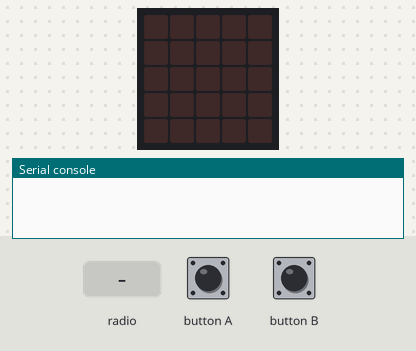
Recording of a program running on a simulated BBC micro:bit (MakeCode). Shown: the board's 5×5 LED display, the last lines printed to the serial console. The test bench sets the inputs (shaded band). No radio messages arrive unless stated (any console line starting 'radio sent:' is added by the test bench).

Above: at 1.2 s.
1.3 s: button A pressed for 0.15 s
At 1.7 s:
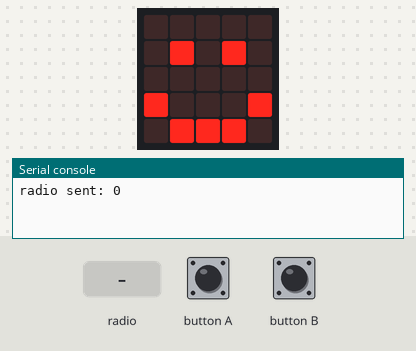
4.0 s: button B pressed for 0.15 s
At 5.0 s:
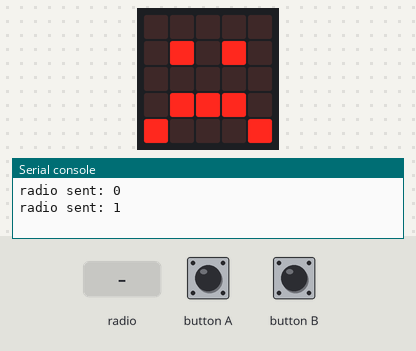
6.7 s: radio message "0" arrives
At 7.5 s:
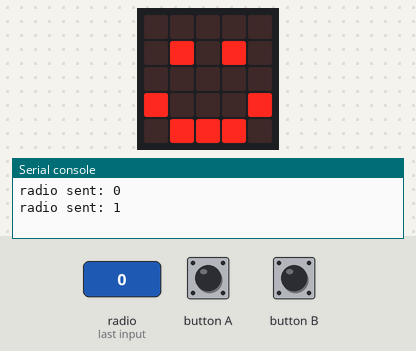
9.7 s: radio message "1" arrives
At 11.0 s:
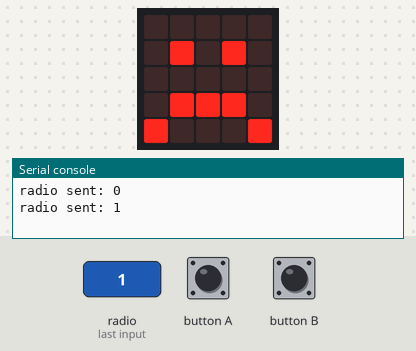
Timing chart, 0 to 12.7 s (numbered marks = the images above; inputs shaded):
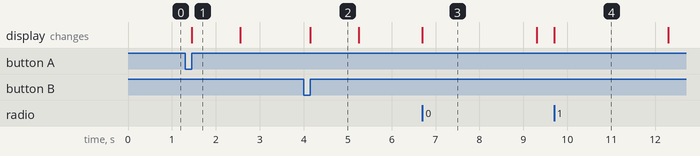

The program:

main.ts
```typescript
radio.onReceivedNumber(function (receivedNumber) {
    if (receivedNumber == 0) {
        basic.showIcon(IconNames.Happy)
        basic.pause(2000)
        basic.clearScreen()
    } else {
        basic.showIcon(IconNames.Sad)
        basic.pause(2000)
        basic.clearScreen()
    }
})
input.onButtonPressed(Button.A, function () {
    radio.sendNumber(0)
    basic.showIcon(IconNames.Happy)
    basic.pause(500)
    basic.clearScreen()
})
input.onButtonPressed(Button.B, function () {
    radio.sendNumber(1)
    basic.showIcon(IconNames.Sad)
    basic.pause(500)
    basic.clearScreen()
})
basic.forever(function () {
    radio.setGroup(22)
})
```

test.ts
```typescript
// les tests vont ici ; cela ne sera pas compilé si ce paquet est utilisé en tant qu'extension.
```

Measured:
- after the input at 1.3 s, the display: changes after 0.15 s (image 1)
- after the input at 4.0 s, the display: changes after 0.15 s (image 2)
- after the input at 6.7 s, the display: changes at once (image 3)
- after the input at 9.7 s, the display: changes at once (image 4)
- what the display in image 1 shows lasts 1.1 s, from 1.5 s to 2.6 s
- what the display in image 3 shows lasts 2.6 s, from 6.7 s to 9.3 s
